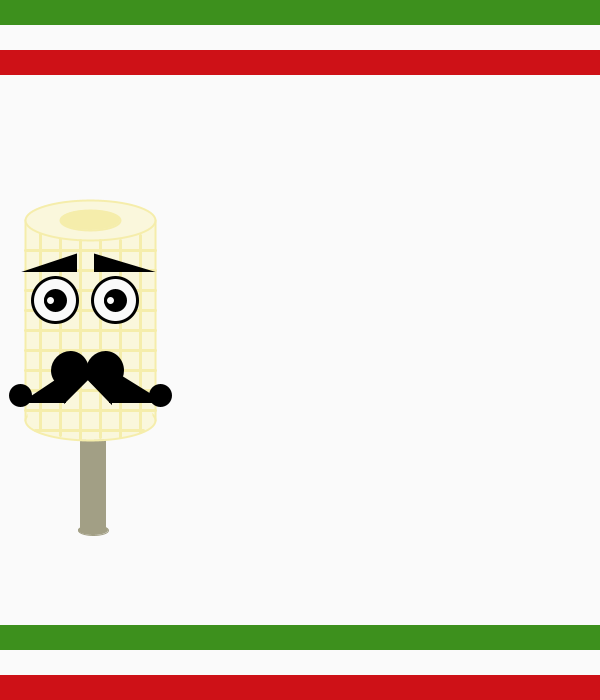
Frame 1 (no input)
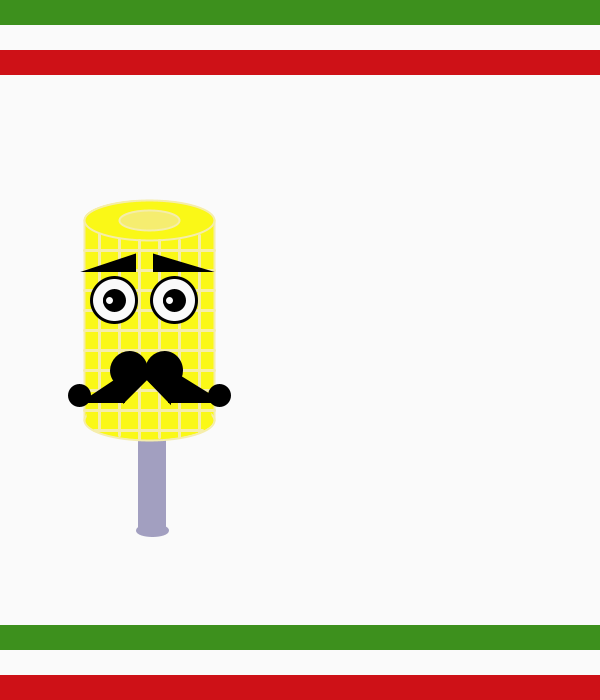
Frame 60 (the mouse pressed at the canvas centre just before this capture)
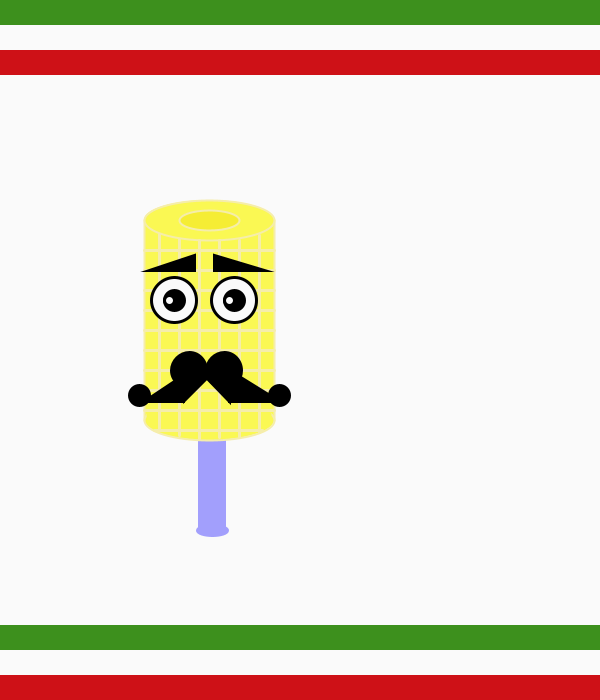
Frame 120 (the mouse held since frame 60 and released just before this capture)

The Processing sketch that drew these frames (run headless with seeded random() and noise(); from frame 60 on, the mouse is pressed at the canvas centre):

// Processing sketch: processing_167387
// ── processing_167387.pde

int a=80;
int b=93;
int c=25;
int d=90;
int e=90;
int f= 90;
int g=90;
int h= 40;
int i= 60;
int j = 80;
int k= 100;
int l= 120;
int m= 140;
int n= 25;
int nn= 155;
int o= 35;
int oo= 143;
int p= 75;
int pp= 30;
int q= 95;
int qq=145;
int r= 55;
int s= 115;
int t= 55;
int u= 115;
int v=70;
int w= 105;
int x= 65;
int xx= 90;
int y= 64;
int yy= 25;
int z= 20;
int aa= 110;
int aaa= 80;
int ab= 110;
int aab=160;
int ac= 160;
int ad= 50;
int ae= 110;
int colo= #F5EDAB;
int col=#A29F85;
int co= #FAF7DC;



void setup ()
{
  size (600,700);
}

void draw ()
{
 background (250);
 fill (#3D901D);
  noStroke();
  rect (0,0,700,25);
  rect (0,625, 700,25);
  fill (#CE1117);
  rect (0,50,700,25);
  rect (0,675,700,25);
 
 fill ( col);
 stroke (col);
 rect (a, 410, 25,120);
 ellipse (b,530,30,10);
 stroke (#F5EDAB);
 strokeWeight (2);
 fill (co);
 rect (c,220,130, 200);
 ellipse (d,220, 130, 40);
  fill (colo);
 ellipse (e, 220, 60, 20);
 fill (co);
  ellipse (f,420, 130, 40);
  noStroke();
 ellipse (g,415, 125, 40);
  stroke (#F5EDAB);
  strokeWeight (3);
 line (h, 234, h,430);
 line (i, 239, i,435); 
 line (j, 240,j,439);
  line (k, 240, k, 437);
 line (l, 240,l,437);
 line (m, 235, m, 432);
 line (n, 250, nn, 250);
   line (n, 270, nn, 270); 
  line (n,290, nn,290);
  line (n, 310, nn, 310);
  line (n, 330, nn, 330); 
  line (n,350, nn,350);
  line (n,370, nn,370);
  line (n, 390, nn, 390);
  line (n, 410, nn, 410); 
 line (o,430, oo,430);
  fill (#000000);
  stroke (#000000);
  triangle (p, 255, p,270, pp,270);
  triangle (q, 255, q, 270, qq, 270);
  fill (250);
  ellipse (r, 300, 45,45);
  ellipse (s, 300, 45,45);
  fill (#000000);
  ellipse (t, 300, 20,20);
  ellipse (u, 300, 20,20);
  ellipse (v, 370, 35,35);
  ellipse (w, 370, 35,35);
  triangle (x, 375,xx, 375, x, 400);
  triangle (y, 375, y, 401, yy, 401);
  ellipse (z, 395, 20,20);
  triangle (aa, 370, aa, 401, aaa, 370);
 triangle (ab, 370, ab, 401, aab, 401);
  ellipse (ac, 395, 20,20);
  fill (250);
  ellipse (ad, 300, 10,10);
  ellipse (ae, 300, 10,10);
  
  a=a+1;
b=b+1;
c=c+1;
d=d+1;
e=e+1;
f=f+1;
g=g+1;
h=h+1;
i=i+1;
j=j+1;
k=k+1;
l=l+1;
m=m+1;
n=n+1;
nn=nn+1;
o=o+1;
oo=oo+1;
p=p+1;
pp=pp+1;
q=q+1;
qq=qq+1;
r=r+1;
s=s+1;
t=t+1;
u=u+1;
v=v+1;
w=w+1;
x=x+1;
xx=xx+1;
y=y+1;
yy=yy+1;
z=z+1;
aa=aa+1;
aaa=aaa+1;
ab=ab+1;
aab=aab+1;
ac=ac+1;
ad=ad+1;
ae=ae+1;
col=col+1;
co=co+1;
colo=colo-1;

}
